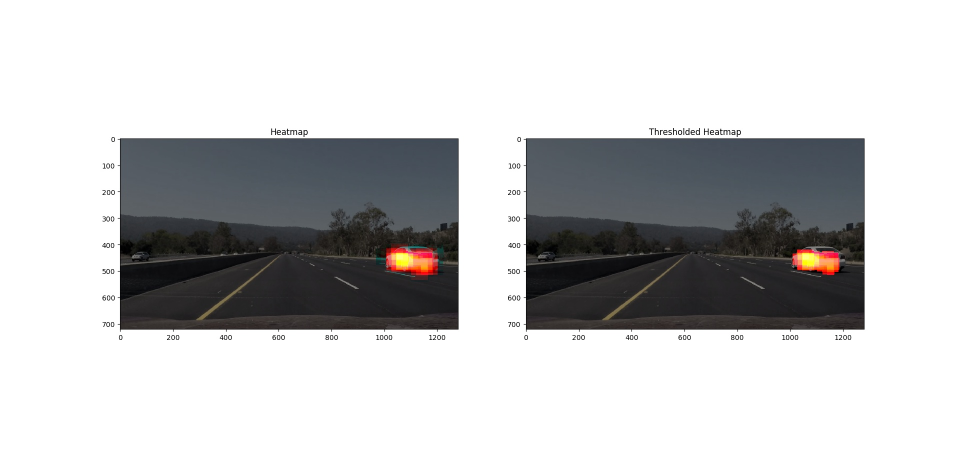
#> input picture examples/heatmap.jpg, 1920 x 927 px (shown at 1/2 size)
$ python -i detect-vehicles.py   (imports and definitions only)   (older library calls are emulated)
#> lines starting #> are read from the running program, lines starting #| are printed output that depends on the picture; after the words box and inside, x2 and y2 are one past the last pixel; in counts of white or black regions, pixels touching at a corner belong together
import matplotlib.image as mpimg
import matplotlib.pyplot as plt
import numpy as np
import cv2
import glob
import time
from sklearn.svm import LinearSVC
from sklearn.preprocessing import StandardScaler
from skimage.feature import hog
from utils import *
from scipy.ndimage.measurements import *
from scipy.ndimage.morphology import grey_opening, grey_closing, grey_dilation, grey_erosion

from train import *

def list_intersection(l1, l2):
    return list(set(l1) & set(l2))

history = []
detections = []
detections_strength = []

import math

def dist(p1, p2):
    return math.sqrt((p1[0] - p2[0]) ** 2 + (p1[1]-p2[1]) ** 2)
def box_size(box):
    return dist(box[0], box[1])
def box_center(box):
    return ((box[0][0] + box[1][0])/2, (box[0][1] + box[1][1]) / 2)
# [4 lines left out: function box_dist, not called in this run]

win_size = 64

#returns true if the box is close to one of the boxes in 'boxes'
# [79 lines left out: functions similar, update_detections, enclosing_box, calc_clusters, add_heat, apply_threshold, not called in this run]

import matplotlib.image as mpimg
import matplotlib.pyplot as plt
import numpy as np
import cv2

#from http://stackoverflow.com/questions/22314949/compare-two-bounding-boxes-with-each-other-matlab
# [112 lines left out: functions bb_intersection_over_union, remove_overlapping, labels_to_boxes, draw_labeled_bboxes, draw_labeled_bboxes, show_images and 1 more, not called in this run]


# Define a function that applies Sobel x and y,
# then computes the magnitude of the gradient
# and applies a threshold
def mag_thresh(img, sobel_kernel=3, mag_thresh=(50, 255)):
    # Apply the following steps to img
    # 1) Convert to grayscale
#> called with sobel_kernel = 3, mag_thresh = (50, 255)
    gray = cv2.cvtColor(img, cv2.COLOR_RGB2GRAY)
    # 2) Take the gradient in x and y separately
    sobelx = cv2.Sobel(gray, cv2.CV_64F, 1, 0, ksize=sobel_kernel)
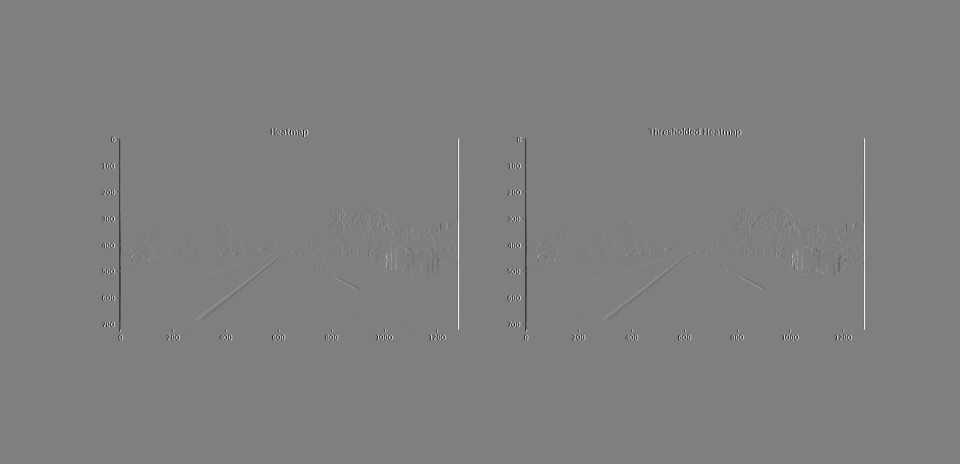
#> sobelx: shape (927, 1920) float64 (shown at 1/2 size); min -1020, max 1020, mean 0; drawn with min black and max white
    sobely = cv2.Sobel(gray, cv2.CV_64F, 0, 1, ksize=sobel_kernel)
    # 3) Calculate the magnitude
    abs_sobel = np.sqrt(sobelx ** 2 + sobely ** 2)
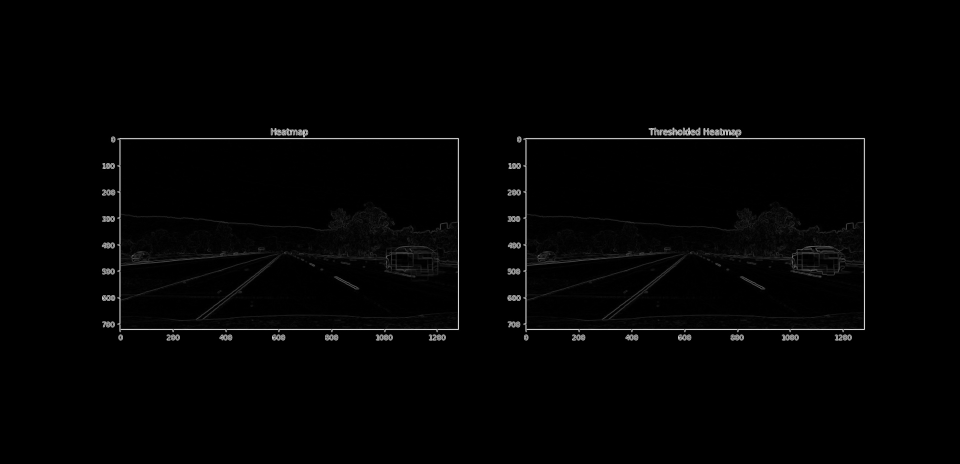
#> abs_sobel: shape (927, 1920) float64 (shown at 1/2 size); min 0, max 1113.2, mean 13.3; drawn with min black and max white
    # 5) Scale to 8-bit (0 - 255) and convert to type = np.uint8
    scaled_sobel = np.uint8(255 * abs_sobel / np.max(abs_sobel))
    # 6) Create a binary mask where mag thresholds are met
    sobel_binary = np.zeros_like(scaled_sobel)
    sobel_binary[(scaled_sobel >= mag_thresh[0]) & (scaled_sobel <= mag_thresh[1])] = 1
    # 7) Return this mask as your binary_output image
    return sobel_binary

# [29 lines left out: functions show_histogram, overlay_heatmap, not called in this run]

scan_windows_images = []
# [115 lines left out: function process_image, not called in this run]


# [82 lines not run here, left out]


######################
# SCRATCHPAD
######################
# [47 lines left out: function scratchpad, not called in this run]

>>> import cv2
>>> picture = cv2.cvtColor(cv2.imread('examples/heatmap.jpg'), cv2.COLOR_BGR2RGB)
>>> result = mag_thresh(picture)
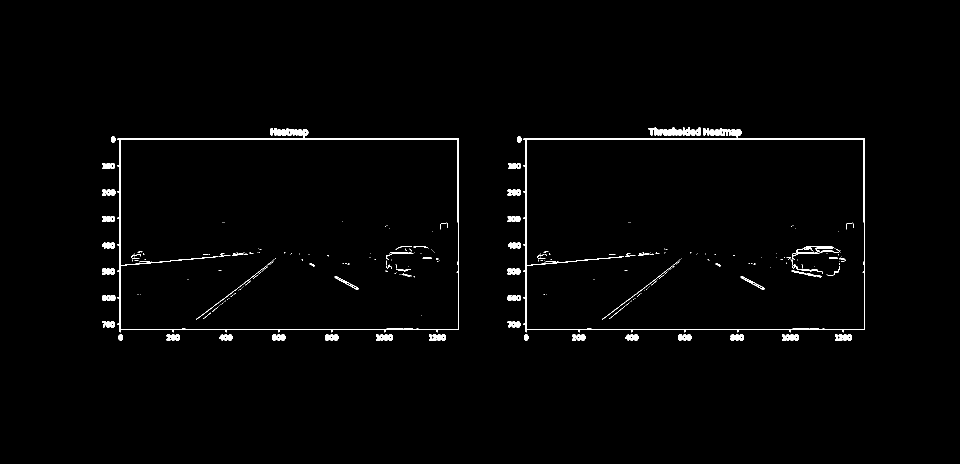
#> result: shape (927, 1920) (shown at 1/2 size); values 0 (black) and 1 (white), 1.4% white; 275 white regions (196 under 20 px), largest, box (x1, y1, x2, y2) and area: (1046, 276, 1730, 665) 5788, (234, 276, 918, 665) 5787, (1297, 255, 1365, 271) 672
